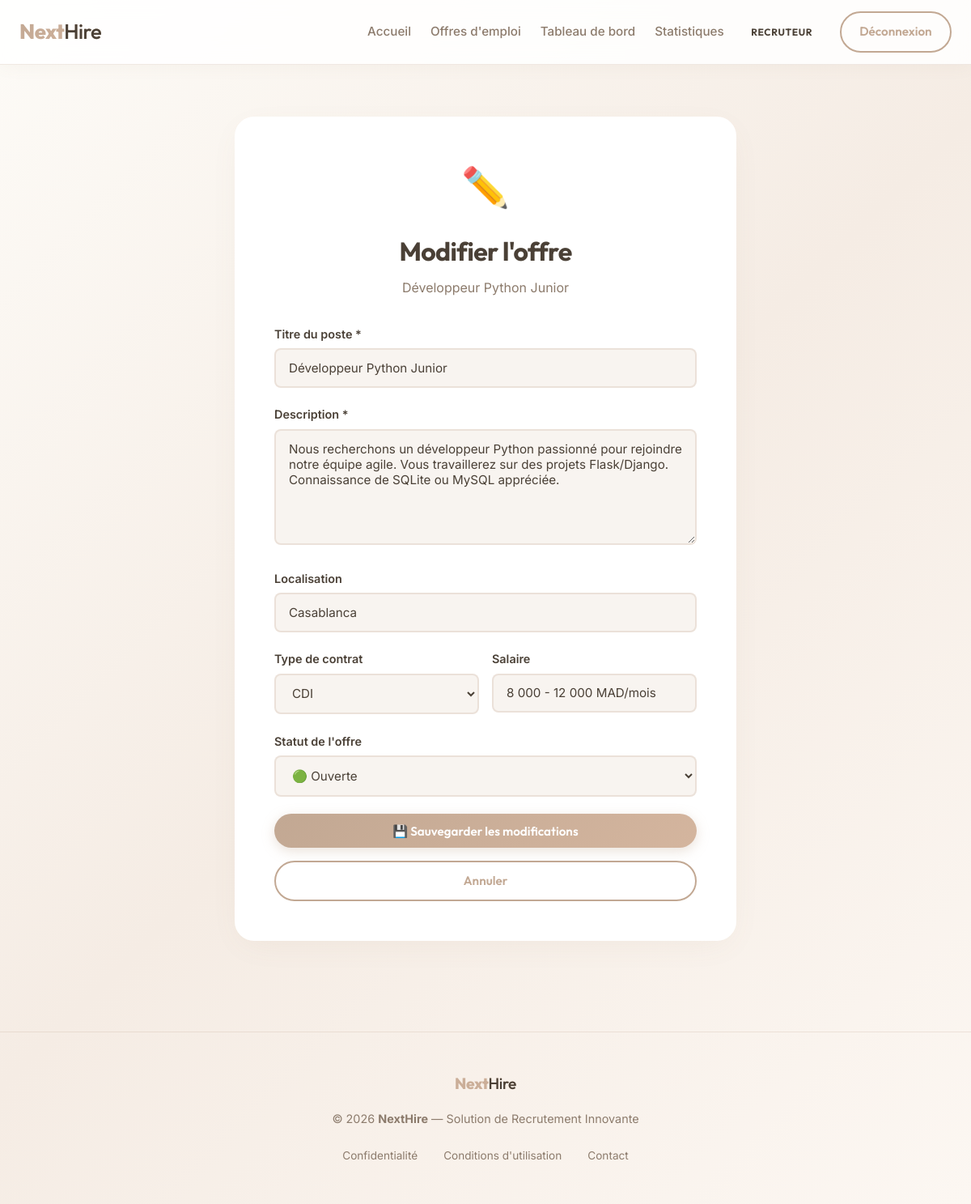
Screenshot of /modifier_offre/1 (signed in) with the database file from the repository.
### tables this page shows
CREATE TABLE offres (
    id              INTEGER PRIMARY KEY AUTOINCREMENT,
    titre           TEXT NOT NULL,
    description     TEXT NOT NULL,
    localisation    TEXT,           -- Ex: "Paris", "Casablanca", "Télétravail"
    type_contrat    TEXT,           -- Ex: "CDI", "CDD", "Stage", "Alternance"
    salaire         TEXT,           -- Ex: "30 000 - 35 000 MAD/an"
    statut          TEXT DEFAULT 'Ouverte', -- 'Ouverte' ou 'Fermée'
    recruteur_id    INTEGER NOT NULL,
    date_creation   TEXT DEFAULT (datetime('now')),
    FOREIGN KEY(recruteur_id) REFERENCES utilisateurs(id)
);

### app.py (the view, shortened to what this page needs)
@app.route('/modifier_offre/<int:offre_id>', methods=['GET', 'POST'])
def modifier_offre(offre_id):
    if 'utilisateur_id' not in session or session.get('role') != 'Recruteur':
        return redirect(url_for('connexion'))
    conn = get_db_connection()
    offre = conn.execute(
        'SELECT * FROM offres WHERE id = ? AND recruteur_id = ?',
        (offre_id, session['utilisateur_id'])
    ).fetchone()
    if not offre:
        conn.close()
        flash("Offre introuvable ou vous n'êtes pas autorisé.", "danger")
        return redirect(url_for('tableau_de_bord'))
    conn.close()
    return render_template('modifier_offre.html', offre=offre)

### app.py (called while the page is built)
def get_db_connection():
    conn = sqlite3.connect('recrutement_simple.db')
    conn.row_factory = sqlite3.Row
    return conn

### app/templates/modifier_offre.html (shortened to what this page needs)
{% extends "base.html" %}
{% block content %}
<div class="auth-wrapper">
    <div class="auth-card" style="max-width:620px;">
        <div style="text-align:center; margin-bottom:2rem;">
            <div style="font-size:3rem; margin-bottom:1rem;">✏️</div>
            <h2>Modifier l'offre</h2>
            <p class="subtitle">{{ offre.titre }}</p>
        </div>
        <form method="POST" action="{{ url_for('modifier_offre', offre_id=offre.id) }}">
            <div class="form-group">
                <label class="form-control-label" for="titre">Titre du poste *</label>
                <input type="text" name="titre" id="titre" class="form-control"
                       value="{{ offre.titre }}" required>
            </div>
            <div class="form-group">
                <label class="form-control-label" for="description">Description *</label>
                <textarea name="description" id="description" rows="6" class="form-control" required>{{ offre.description }}</textarea>
            </div>
            <div class="form-group">
                <label class="form-control-label" for="localisation">Localisation</label>
                <input type="text" name="localisation" id="localisation" class="form-control"
                       value="{{ offre.localisation or '' }}">
            </div>
            <div style="display:grid; grid-template-columns:1fr 1fr; gap:1rem;">
                <div class="form-group">
                    <label class="form-control-label" for="type_contrat">Type de contrat</label>
                    <select name="type_contrat" id="type_contrat" class="form-control form-select">
                        {% for c in ['CDI','CDD','Stage','Alternance','Freelance'] %}
                            <option value="{{ c }}" {% if offre.type_contrat == c %}selected{% endif %}>{{ c }}</option>
                        {% endfor %}
                    </select>
                </div>
                <div class="form-group">
                    <label class="form-control-label" for="salaire">Salaire</label>
                    <input type="text" name="salaire" id="salaire" class="form-control"
                           value="{{ offre.salaire or '' }}">
                </div>
            </div>
            <div class="form-group">
                <label class="form-control-label" for="statut">Statut de l'offre</label>
                <select name="statut" id="statut" class="form-control form-select">
                    <option value="Ouverte"  {% if offre.statut == 'Ouverte'  %}selected{% endif %}>🟢 Ouverte</option>
                </select>
            </div>
            <button type="submit" class="btn btn-primary btn-block">💾 Sauvegarder les modifications</button>
            <a href="{{ url_for('tableau_de_bord') }}" class="btn btn-outline btn-block" style="margin-top:1rem;">
                Annuler
            </a>
        </form>
    </div>
</div>
{% endblock %}

### app/static/css/style.css (style rules this page uses)
:root { --primary: #c2a893; --primary-dark: #a88d75; --secondary: #e6d5c3; --accent: #d4b59e; --bg-body: #fdfbf7; --bg-card: rgba(255, 255, 255, 0.97); --bg-input: #f8f4f0; --text-main: #4a4036; --text-muted: #8c7b6c; --text-light: #ffffff; --border-radius-sm: 8px; --border-radius-md: 16px; --border-radius-lg: 24px; --border-light: rgba(194, 168, 147, 0.25); --shadow-soft: 0 10px 40px -10px rgba(139, 115, 85, 0.08); --shadow-hover: 0 20px 50px -10px rgba(194, 168, 147, 0.25); --gradient-primary: linear-gradient(135deg, #c2a893 0%, #d4b59e 100%); --gradient-bg: linear-gradient(135deg, #fdfbf7 0%, #f5ece4 50%, #fcf7f2 100%); --shadow-premium: 0 25px 50px -12px rgba(139, 115, 85, 0.15); --glass-bg: rgba(255, 255, 255, 0.7); --glass-border: rgba(255, 255, 255, 0.4); --transition: all 0.5s cubic-bezier(0.23, 1, 0.32, 1); }
* { margin: 0; padding: 0; box-sizing: border-box; }
body { font-family: 'Inter', sans-serif; background: var(--gradient-bg); background-attachment: fixed; color: var(--text-main); line-height: 1.6; display: flex; flex-direction: column; min-height: 100vh; -webkit-font-smoothing: antialiased; }
h1, h2, h3, h4, h5, h6, .logo { font-family: 'Outfit', sans-serif; letter-spacing: -0.02em; }
.btn { display: inline-flex; align-items: center; justify-content: center; padding: 0.7rem 1.4rem; border-radius: 50px; text-decoration: none; font-weight: 600; font-family: 'Outfit', sans-serif; cursor: pointer; transition: var(--transition); border: none; font-size: 0.95rem; gap: 0.4rem; white-space: nowrap; }
.btn-primary { background: var(--gradient-primary); color: var(--text-light) !important; box-shadow: 0 4px 15px rgba(194,168,147,0.35); }
.btn-outline { background: transparent; border: 2px solid var(--primary); color: var(--primary) !important; }
.btn-block { width: 100%; }
.auth-wrapper { display: flex; justify-content: center; align-items: center; min-height: calc(100vh - 200px); padding: 3rem 20px; }
.auth-card { background: var(--bg-card); backdrop-filter: blur(20px); width: 100%; max-width: 480px; padding: 3rem; border-radius: var(--border-radius-lg); box-shadow: var(--shadow-soft); border: 1px solid rgba(255,255,255,0.8); }
.auth-card h2 { font-size: 2rem; margin-bottom: 0.4rem; text-align: center; }
.auth-card .subtitle { text-align: center; color: var(--text-muted); margin-bottom: 2rem; }
.form-group { margin-bottom: 1.35rem; }
.form-control-label { display: block; margin-bottom: 0.4rem; font-weight: 600; font-size: 0.9rem; color: var(--text-main); }
.form-control, .form-select { width: 100%; padding: 0.8rem 1rem; border: 2px solid var(--border-light); border-radius: var(--border-radius-sm); font-family: inherit; font-size: 0.95rem; transition: var(--transition); background: var(--bg-input); color: var(--text-main); }

### rows the page displays
offres: titre "Développeur Python Junior", description "Nous recherchons un développeur Python passionné pour rejoindre notre équipe agile. Vous travaillerez sur des projets Flask/Django. Connaissance de SQLite ou MySQL appréciée.", localisation "Casablanca", type_contrat "CDI", salaire "8 000 - 12 000 MAD/mois", statut "🟢 Ouverte"

### other values shown
{{ session.get('role') }} "RECRUTEUR"
